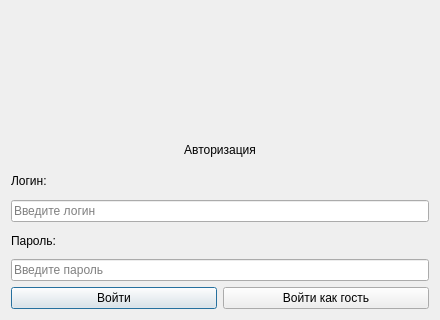
<?xml version="1.0" encoding="UTF-8"?>
<ui version="4.0">
 <class>LoginWindow</class>
 <widget class="QDialog" name="LoginWindow">
  <property name="windowTitle"><string>Вход в систему</string></property>
  <property name="minimumSize"><size><width>440</width><height>320</height></size></property>
  <layout class="QVBoxLayout" name="verticalLayout">
   <item><widget class="QLabel" name="lbl_logo"><property name="minimumSize"><size><width>120</width><height>120</height></size></property><property name="alignment"><set>Qt::AlignCenter</set></property><property name="scaledContents"><bool>false</bool></property></widget></item>
   <item><widget class="QLabel" name="lbl_title"><property name="text"><string>Авторизация</string></property><property name="alignment"><set>Qt::AlignCenter</set></property><property name="wordWrap"><bool>true</bool></property></widget></item>
   <item><widget class="QLabel" name="lbl_login"><property name="text"><string>Логин:</string></property><property name="wordWrap"><bool>true</bool></property></widget></item>
   <item><widget class="QLineEdit" name="login_edit"><property name="placeholderText"><string>Введите логин</string></property></widget></item>
   <item><widget class="QLabel" name="lbl_password"><property name="text"><string>Пароль:</string></property><property name="wordWrap"><bool>true</bool></property></widget></item>
   <item><widget class="QLineEdit" name="password_edit"><property name="placeholderText"><string>Введите пароль</string></property><property name="echoMode"><enum>QLineEdit::Password</enum></property></widget></item>
   <item>
    <layout class="QHBoxLayout" name="hl_buttons">
     <item><widget class="QPushButton" name="btn_login"><property name="text"><string>Войти</string></property></widget></item>
     <item><widget class="QPushButton" name="btn_guest"><property name="text"><string>Войти как гость</string></property></widget></item>
    </layout>
   </item>
  </layout>
 </widget>
 <resources/><connections/>
</ui>
